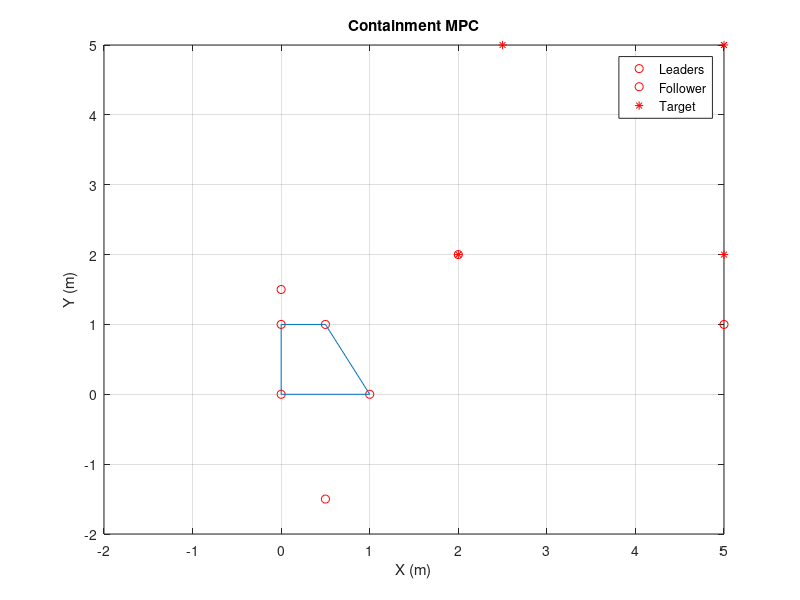

Recreate this plot in MATLAB. (Note: this script raises an error after producing the figure.)

addpath('../utils/')



clear all
clf


global app
MODE_GO_FOLLOW = 1;
MODE_STOP_CONTAINMENT = 2;
MODE_TARGET_SENSING = 3;
%% init
app.agent_num = 8;
app.leader_num = 4;
app.follower_num = app.agent_num - app.leader_num;


app.states = zeros(2, app.agent_num);
app.states(:,1) = [0.0 0.0]';
app.states(:,2) = [1.0 0.0]';
app.states(:,3) = [0.5 1.0]';
app.states(:,4) = [0.0 1.0]';
app.states(:,5) = [0.0 1.5]';
app.states(:,6) = [0.5 -1.5]';
app.states(:,7) = [2 2]';
app.states(:,8) = [5 1]';

app.states_ref = zeros(2, app.leader_num);
app.states_ref(:,1) = [2.0 2.0]';
app.states_ref(:,2) = [5.0 2.0]';
app.states_ref(:,3) = [5.0 5.0]';
app.states_ref(:,4) = [2.5 5.0]';

app.control_input = zeros(2, app.agent_num);

app.dt = 0.05;                   % sampling time (unit: second)

app.MODE = 0;
%% Plotting inintialization
figure(1);
ax = axes;


app.plot_p = cell(1, app.agent_num);
app.plot_t = cell(1, app.leader_num);


for i = 1:app.agent_num
    app.plot_p{i} = plot(ax, app.states(1,i), app.states(2,i), 'ro'); hold on; grid on;
end
for i = 1:app.leader_num
    app.plot_t{i} = plot(ax, app.states_ref(1,i), app.states_ref(2,i), 'r*');
end

p = zeros(app.leader_num, 2);
for j = 1:app.leader_num
    p(j,:) = app.states(:,j);
end
[k, av] = convhull(p);
convex_hull = plot(ax, p(k,1),p(k,2));

xlim([-2.0 5.0]); ylim([-2.0 5.0]);
xlabel('X (m)'); ylabel('Y (m)');
legend([app.plot_p{1}  app.plot_p{4} app.plot_t{1}], {'Leaders', 'Follower', 'Target'});
title('Containment MPC');

%% Simulation
i = 0;
while(1)
    i = i + 1;
    MODE = 0;
    % Check converge
    diff = zeros(2, app.leader_num);
    diff_norm = zeros(1, app.leader_num);
    for j = 1:app.leader_num
        diff(:, j) = app.states(:,j) - app.states_ref(:,j);
        diff_norm(j) = norm(diff(:,j));
    end
    if mean(diff_norm) < 0.05
        break;
    end
    
    % We need to check leader's shape is convex?
    % We need to check if all follower are in convex hull.
    p = zeros(app.leader_num, 2);
    for j = 1:app.leader_num
        p(j,:) = app.states(:,j);
    end
    
    [kk, av] = convhull(p);
    
    k = convhulln(p);
    check = 1;
    for j = 1:app.follower_num
        in = inhull(app.states(:,app.leader_num + j)', p, k);
        if(in == 0)
            fprintf("follower %d is not in convex hull. \n", j);
            check = 0;
        end
    end
    if(in ~= 0)
        fprintf("All followers are in convex hull. \n", j);
    end
    
    
    
    % control
    app.control_input(:,:) = 0;
    if(check == 1)
        MODE = MODE_STOP_CONTAINMENT;
    end
    
    
    
    fprintf("MODE is %d \n 1 = STOP_CONTAINMENT , 2 = GO_FOLLOW , 3 = TARGET_SENSING \n", MODE);
    
    % MODE 1 : STOP_CONTAINMENT
    if(MODE == MODE_STOP_CONTAINMENT)
        % 
        STOP_CONTAINMENT(1);
    end 
    % MODE 2 : GO_FOLLOW
    if(MODE == MODE_GO_FOLLOW)
        %
        GO_FOLLOW(1);
    end
    % MODE 3 : TARGET_SENSING
    if(MODE == MODE_TARGET_SENSING)
        %
        TARGET_SENSING(1);
    end
    
    
    
    % Check hardware constraint
    for j = 1:app.agent_num
       if(app.control_input(1,j) > 0.15)
           app.control_input(1,j) = 0.15;
       elseif app.control_input(1,j) < -0.15
          app.control_input(1,j) = -0.15; 
       end
       if(app.control_input(2,j) > 0.15)
           app.control_input(2,j) = 0.15;
       elseif app.control_input(2,j) < -0.15
          app.control_input(2,j) = -0.15; 
       end
    end
    
    
    % Update state
    for j = 1:app.agent_num
        app.states(:,j) = update_state(app.states(:,j), app.control_input(:,j), app.dt);
    end
    
    
    
    % Update plot
    for j = 1:app.agent_num
        app.plot_p{j}.XData = app.states(1,j);
        app.plot_p{j}.YData = app.states(2,j);
    end
    % draw convel hull
    convex_hull.XData = p(kk,1); convex_hull.YData = p(kk,2);
    drawnow;
end

function output = update_state(state, ctrl, sampling_time)
output = state + ctrl * sampling_time;
end















